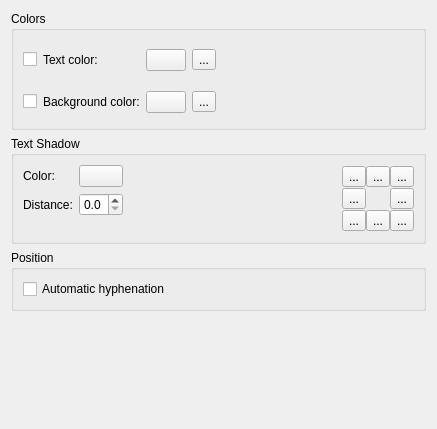
<?xml version="1.0" encoding="UTF-8"?>
<ui version="4.0">
 <class>FontDecorations</class>
 <widget class="QWidget" name="FontDecorations">
  <property name="geometry">
   <rect>
    <x>0</x>
    <y>0</y>
    <width>437</width>
    <height>429</height>
   </rect>
  </property>
  <layout class="QGridLayout">
   <item row="0" column="0">
    <widget class="QGroupBox">
     <property name="title">
      <string>Colors</string>
     </property>
     <layout class="QGridLayout">
      <item row="0" column="4" rowspan="2">
       <spacer>
        <property name="orientation">
         <enum>Qt::Horizontal</enum>
        </property>
        <property name="sizeHint" stdset="0">
         <size>
          <width>41</width>
          <height>78</height>
         </size>
        </property>
       </spacer>
      </item>
      <item row="1" column="3">
       <widget class="QToolButton" name="resetBackground">
        <property name="text">
         <string>...</string>
        </property>
       </widget>
      </item>
      <item row="1" column="2">
       <widget class="KColorButton" name="backgroundColor"/>
      </item>
      <item row="0" column="2">
       <widget class="KColorButton" name="textColor"/>
      </item>
      <item row="0" column="1">
       <widget class="QLabel" name="textColorLabel">
        <property name="text">
         <string>Text color:</string>
        </property>
        <property name="wordWrap">
         <bool>false</bool>
        </property>
        <property name="buddy">
         <cstring>textColor</cstring>
        </property>
       </widget>
      </item>
      <item row="0" column="3">
       <widget class="QToolButton" name="resetTextColor">
        <property name="text">
         <string>...</string>
        </property>
       </widget>
      </item>
      <item row="1" column="1">
       <widget class="QLabel" name="backgroundColorLabel">
        <property name="text">
         <string>Background color:</string>
        </property>
        <property name="wordWrap">
         <bool>false</bool>
        </property>
        <property name="buddy">
         <cstring>backgroundColor</cstring>
        </property>
       </widget>
      </item>
      <item row="0" column="0">
       <widget class="QCheckBox" name="enableText"/>
      </item>
      <item row="1" column="0">
       <widget class="QCheckBox" name="enableBackground">
        <property name="text">
         <string/>
        </property>
       </widget>
      </item>
     </layout>
    </widget>
   </item>
   <item row="1" column="0">
    <widget class="QGroupBox" name="shadowGroupBox">
     <property name="title">
      <string>Text Shadow</string>
     </property>
     <layout class="QGridLayout">
      <item row="0" column="3" rowspan="3">
       <layout class="QGridLayout">
        <property name="margin">
         <number>0</number>
        </property>
        <property name="spacing">
         <number>0</number>
        </property>
        <item row="2" column="1">
         <widget class="QToolButton" name="toolButton">
          <property name="text">
           <string>...</string>
          </property>
          <property name="checkable">
           <bool>true</bool>
          </property>
          <property name="autoExclusive">
           <bool>true</bool>
          </property>
         </widget>
        </item>
        <item row="1" column="2">
         <widget class="QToolButton" name="toolButton_5">
          <property name="text">
           <string>...</string>
          </property>
          <property name="checkable">
           <bool>true</bool>
          </property>
          <property name="autoExclusive">
           <bool>true</bool>
          </property>
         </widget>
        </item>
        <item row="1" column="0">
         <widget class="QToolButton" name="toolButton_7">
          <property name="text">
           <string>...</string>
          </property>
          <property name="checkable">
           <bool>true</bool>
          </property>
          <property name="autoExclusive">
           <bool>true</bool>
          </property>
         </widget>
        </item>
        <item row="0" column="0">
         <widget class="QToolButton" name="toolButton_4">
          <property name="text">
           <string>...</string>
          </property>
          <property name="checkable">
           <bool>true</bool>
          </property>
          <property name="autoExclusive">
           <bool>true</bool>
          </property>
         </widget>
        </item>
        <item row="2" column="0">
         <widget class="QToolButton" name="toolButton_8">
          <property name="text">
           <string>...</string>
          </property>
          <property name="checkable">
           <bool>true</bool>
          </property>
          <property name="autoExclusive">
           <bool>true</bool>
          </property>
         </widget>
        </item>
        <item row="0" column="2">
         <widget class="QToolButton" name="toolButton_3">
          <property name="text">
           <string>...</string>
          </property>
          <property name="checkable">
           <bool>true</bool>
          </property>
          <property name="autoExclusive">
           <bool>true</bool>
          </property>
         </widget>
        </item>
        <item row="2" column="2">
         <widget class="QToolButton" name="toolButton_6">
          <property name="text">
           <string>...</string>
          </property>
          <property name="checkable">
           <bool>true</bool>
          </property>
          <property name="autoExclusive">
           <bool>true</bool>
          </property>
         </widget>
        </item>
        <item row="0" column="1">
         <widget class="QToolButton" name="toolButton_2">
          <property name="text">
           <string>...</string>
          </property>
          <property name="checkable">
           <bool>true</bool>
          </property>
          <property name="autoExclusive">
           <bool>true</bool>
          </property>
         </widget>
        </item>
       </layout>
      </item>
      <item row="2" column="0">
       <spacer>
        <property name="orientation">
         <enum>Qt::Vertical</enum>
        </property>
        <property name="sizeType">
         <enum>QSizePolicy::Fixed</enum>
        </property>
        <property name="sizeHint" stdset="0">
         <size>
          <width>20</width>
          <height>10</height>
         </size>
        </property>
       </spacer>
      </item>
      <item row="0" column="2">
       <spacer>
        <property name="orientation">
         <enum>Qt::Horizontal</enum>
        </property>
        <property name="sizeHint" stdset="0">
         <size>
          <width>31</width>
          <height>20</height>
         </size>
        </property>
       </spacer>
      </item>
      <item row="0" column="0">
       <widget class="QLabel" name="shadowColorLabel">
        <property name="text">
         <string>Color:</string>
        </property>
        <property name="wordWrap">
         <bool>false</bool>
        </property>
        <property name="buddy">
         <cstring>shadowGroupBox</cstring>
        </property>
       </widget>
      </item>
      <item row="1" column="0">
       <widget class="QLabel" name="shadowDistanceLabel">
        <property name="text">
         <string>Distance:</string>
        </property>
        <property name="wordWrap">
         <bool>false</bool>
        </property>
        <property name="buddy">
         <cstring>shadowDistance</cstring>
        </property>
       </widget>
      </item>
      <item row="1" column="1">
       <widget class="QDoubleSpinBox" name="shadowDistance">
        <property name="decimals">
         <number>1</number>
        </property>
        <property name="maximum">
         <double>9.000000000000000</double>
        </property>
        <property name="singleStep">
         <double>0.500000000000000</double>
        </property>
       </widget>
      </item>
      <item row="0" column="1">
       <widget class="KColorButton" name="shadow"/>
      </item>
     </layout>
    </widget>
   </item>
   <item row="2" column="0">
    <widget class="QGroupBox" name="positionGroupBox">
     <property name="title">
      <string>Position</string>
     </property>
     <layout class="QGridLayout">
      <item row="0" column="0">
       <widget class="QCheckBox" name="hyphenate">
        <property name="text">
         <string>Automatic hyphenation</string>
        </property>
       </widget>
      </item>
     </layout>
    </widget>
   </item>
   <item row="3" column="0">
    <spacer>
     <property name="orientation">
      <enum>Qt::Vertical</enum>
     </property>
     <property name="sizeHint" stdset="0">
      <size>
       <width>20</width>
       <height>16</height>
      </size>
     </property>
    </spacer>
   </item>
  </layout>
 </widget>
 <customwidgets>
  <customwidget>
   <class>KColorButton</class>
   <extends>QPushButton</extends>
   <header>kcolorbutton.h</header>
   <container>1</container>
  </customwidget>
 </customwidgets>
 <resources/>
 <connections/>
</ui>
